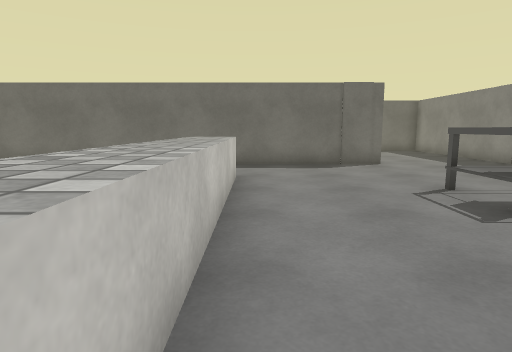
View 1 (above)

16 first-person views from a walk through a Unity game level. The camera is 1.2 m above the floor, tilts 8° down and sees 75° across. The floor is counted in squares, 1 m on a side. Each view is taken from the middle of a square. On the plan, view 1 faces up. The plan holds only what a view shows up to about 14 squares ahead; the rest is blank. The player is left out. Some animated figures are left out. Some surface patterns are stand-ins.

View 2
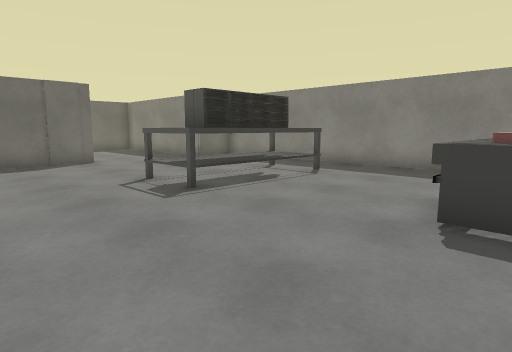

View 3
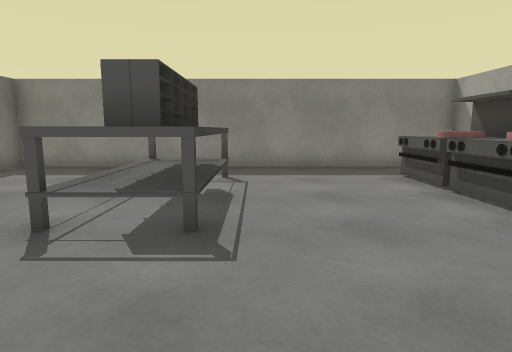

View 4
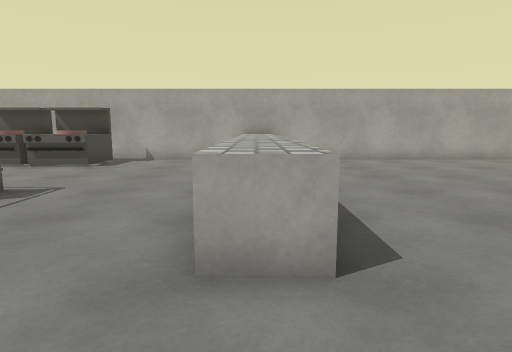

View 5
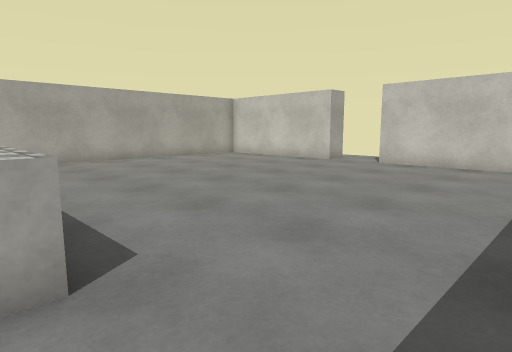

View 6
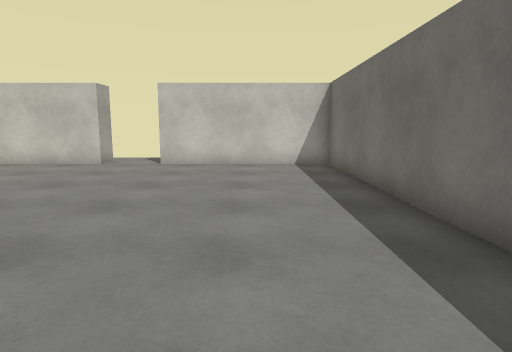

View 7
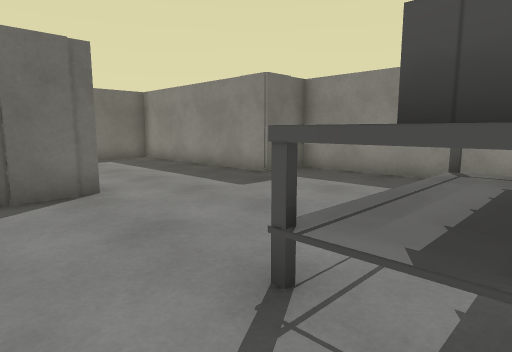

View 8
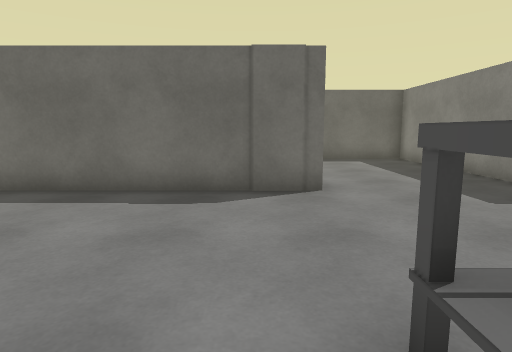

View 9
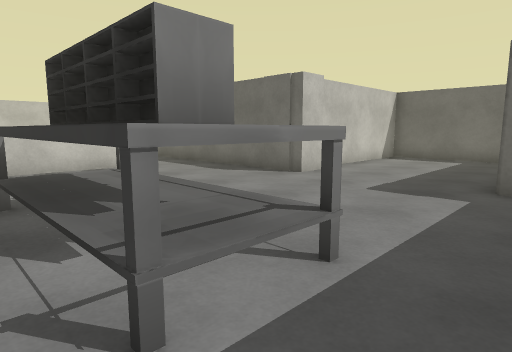

View 10
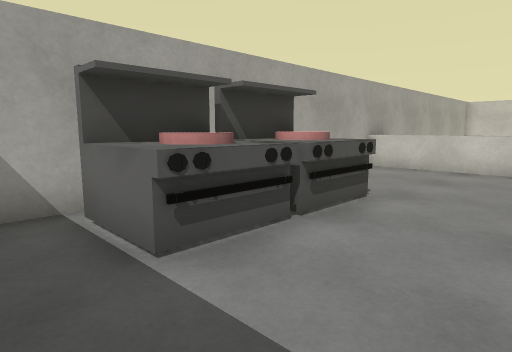

View 11
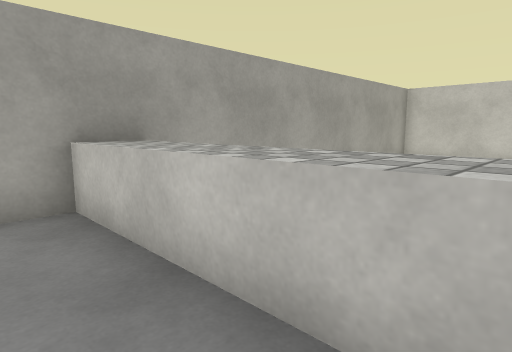

View 12
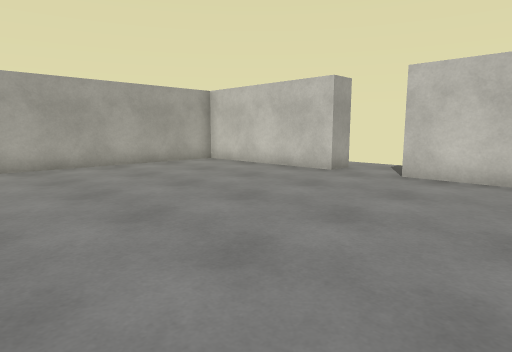

View 13
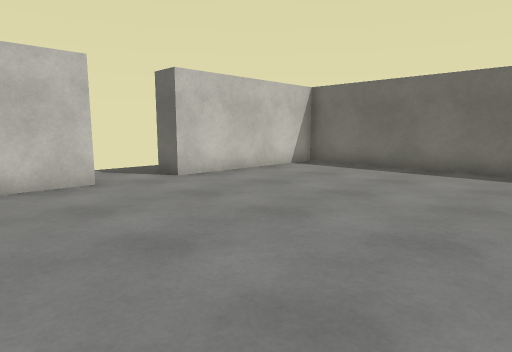

View 14
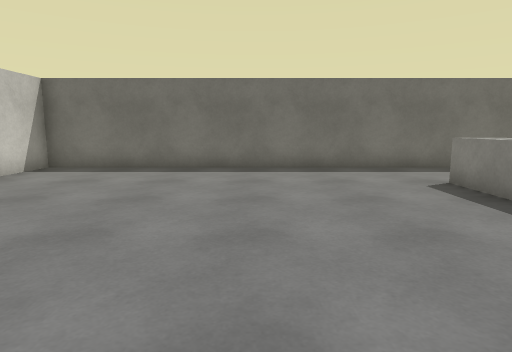

View 15
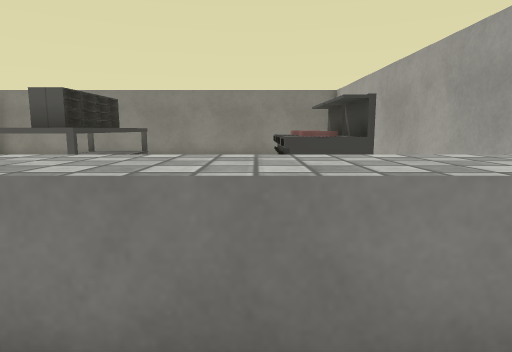

View 16
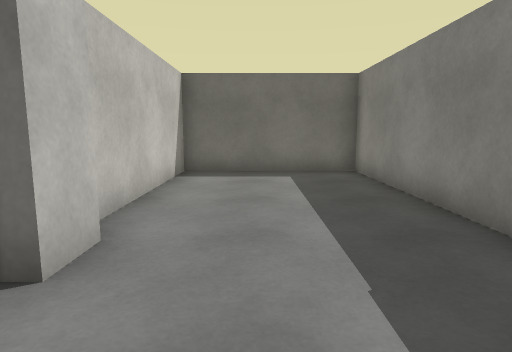

### Floor plan
Key: @ floor where view 1 was taken; # wall or solid block; . floor; ^ raised ledge; O other object.
Columns run from 15 left of view 1 to 11 right of it. Each row starts with its distance up from view 1.
 19                    ######
 18                    #....#
 17                    #....#
 16                    #....#
 15                    #....#
 14                    #....#
 13                    #....#
 12   ##################....###
 11   #.......................#
 10   #.......................#
  9   #.......................#
  8   #...........^...........#
  7   #...........^....OOOOO..#
  6 ..#...........^....OOOOO..#
  5 ..............^....OOOOO..#
  4 ..............^...........#
  3 ..#...........^...........#
  2   #...........^...........#
  1   #...........^...........#
  0   #......... .^@....OOOO..#
 -1   #......... .^.....OOOO..#
 -2   ############^############

Positions as (right, up) in squares from view 1, and headings:
1: (0, 0), facing up
2: (0, -1), facing up-right
3: (0, 4), facing right
4: (-1, 11), facing down
5: (-1, 11), facing down-left
6: (-1, 9), facing left
7: (2, 5), facing up-right
8: (3, 5), facing up
9: (10, 4), facing up-left
10: (10, 3), facing down-left
11: (1, 3), facing down-left
12: (-4, 9), facing down-left
13: (-5, 1), facing up-left
14: (-6, 1), facing up
15: (-3, 1), facing right
16: (6, 9), facing up
